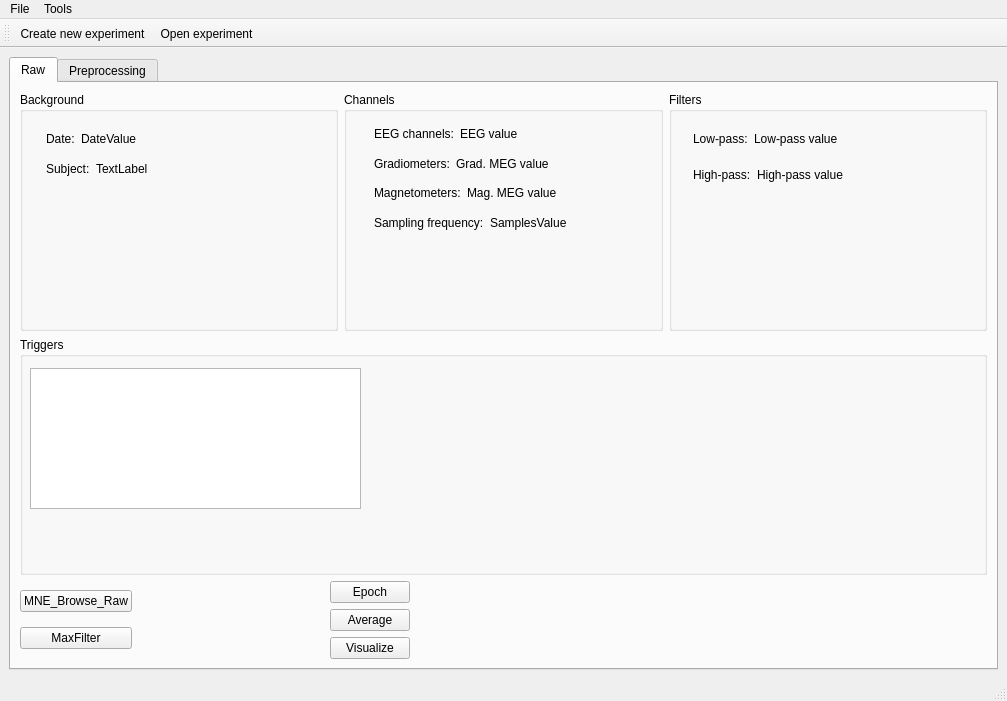
<?xml version="1.0" encoding="UTF-8"?>
<ui version="4.0">
 <class>MainWindow</class>
 <widget class="QMainWindow" name="MainWindow">
  <property name="geometry">
   <rect>
    <x>0</x>
    <y>0</y>
    <width>1007</width>
    <height>701</height>
   </rect>
  </property>
  <property name="sizePolicy">
   <sizepolicy hsizetype="Expanding" vsizetype="Expanding">
    <horstretch>0</horstretch>
    <verstretch>0</verstretch>
   </sizepolicy>
  </property>
  <property name="windowTitle">
   <string>MainWindow</string>
  </property>
  <widget class="QWidget" name="centralwidget">
   <layout class="QHBoxLayout" name="horizontalLayout_2">
    <item>
     <layout class="QVBoxLayout" name="verticalLayout_3">
      <item>
       <widget class="QTabWidget" name="tabWidget">
        <property name="currentIndex">
         <number>0</number>
        </property>
        <widget class="QWidget" name="tabRaw">
         <attribute name="title">
          <string>Raw</string>
         </attribute>
         <layout class="QGridLayout" name="gridLayout">
          <item row="0" column="0">
           <layout class="QVBoxLayout" name="verticalLayout_4">
            <item>
             <layout class="QHBoxLayout" name="horizontalLayout_3">
              <item>
               <widget class="QGroupBox" name="metaBox">
                <property name="title">
                 <string>Background</string>
                </property>
                <widget class="QWidget" name="layoutWidget_2">
                 <property name="geometry">
                  <rect>
                   <x>26</x>
                   <y>35</y>
                   <width>221</width>
                   <height>54</height>
                  </rect>
                 </property>
                 <layout class="QVBoxLayout" name="verticalLayout_6">
                  <item>
                   <layout class="QGridLayout" name="gridLayout_5">
                    <item row="0" column="0">
                     <widget class="QLabel" name="labelDate">
                      <property name="text">
                       <string>Date:</string>
                      </property>
                     </widget>
                    </item>
                    <item row="0" column="1">
                     <widget class="QLabel" name="labelDateValue">
                      <property name="sizePolicy">
                       <sizepolicy hsizetype="Expanding" vsizetype="Preferred">
                        <horstretch>0</horstretch>
                        <verstretch>0</verstretch>
                       </sizepolicy>
                      </property>
                      <property name="text">
                       <string>DateValue</string>
                      </property>
                     </widget>
                    </item>
                   </layout>
                  </item>
                  <item>
                   <layout class="QHBoxLayout" name="horizontalLayout">
                    <item>
                     <widget class="QLabel" name="labelSubject">
                      <property name="text">
                       <string>Subject:</string>
                      </property>
                     </widget>
                    </item>
                    <item>
                     <widget class="QLabel" name="labelSubjectValue">
                      <property name="sizePolicy">
                       <sizepolicy hsizetype="Expanding" vsizetype="Preferred">
                        <horstretch>0</horstretch>
                        <verstretch>0</verstretch>
                       </sizepolicy>
                      </property>
                      <property name="text">
                       <string>TextLabel</string>
                      </property>
                     </widget>
                    </item>
                   </layout>
                  </item>
                 </layout>
                </widget>
               </widget>
              </item>
              <item>
               <widget class="QGroupBox" name="channelsBox">
                <property name="title">
                 <string>Channels</string>
                </property>
                <widget class="QWidget" name="layoutWidget_7">
                 <property name="geometry">
                  <rect>
                   <x>30</x>
                   <y>30</y>
                   <width>251</width>
                   <height>112</height>
                  </rect>
                 </property>
                 <layout class="QVBoxLayout" name="verticalLayout_8">
                  <item>
                   <layout class="QHBoxLayout" name="horizontalLayout_6">
                    <item>
                     <widget class="QLabel" name="labelEEG">
                      <property name="text">
                       <string>EEG channels:</string>
                      </property>
                     </widget>
                    </item>
                    <item>
                     <widget class="QLabel" name="labelEEGValue">
                      <property name="sizePolicy">
                       <sizepolicy hsizetype="Expanding" vsizetype="Preferred">
                        <horstretch>0</horstretch>
                        <verstretch>0</verstretch>
                       </sizepolicy>
                      </property>
                      <property name="text">
                       <string>EEG value</string>
                      </property>
                     </widget>
                    </item>
                   </layout>
                  </item>
                  <item>
                   <layout class="QHBoxLayout" name="horizontalLayout_7">
                    <item>
                     <widget class="QLabel" name="labelGradMEG">
                      <property name="text">
                       <string>Gradiometers:</string>
                      </property>
                     </widget>
                    </item>
                    <item>
                     <widget class="QLabel" name="labelGradMEGValue">
                      <property name="sizePolicy">
                       <sizepolicy hsizetype="Expanding" vsizetype="Preferred">
                        <horstretch>0</horstretch>
                        <verstretch>0</verstretch>
                       </sizepolicy>
                      </property>
                      <property name="text">
                       <string>Grad. MEG value</string>
                      </property>
                     </widget>
                    </item>
                   </layout>
                  </item>
                  <item>
                   <layout class="QHBoxLayout" name="horizontalLayout_8">
                    <item>
                     <widget class="QLabel" name="labelMagMEG">
                      <property name="text">
                       <string>Magnetometers:</string>
                      </property>
                     </widget>
                    </item>
                    <item>
                     <widget class="QLabel" name="labelMagMEGValue">
                      <property name="sizePolicy">
                       <sizepolicy hsizetype="Expanding" vsizetype="Preferred">
                        <horstretch>0</horstretch>
                        <verstretch>0</verstretch>
                       </sizepolicy>
                      </property>
                      <property name="text">
                       <string>Mag. MEG value</string>
                      </property>
                     </widget>
                    </item>
                   </layout>
                  </item>
                  <item>
                   <layout class="QHBoxLayout" name="horizontalLayout_9">
                    <item>
                     <widget class="QLabel" name="labelSamples">
                      <property name="text">
                       <string>Sampling frequency:</string>
                      </property>
                     </widget>
                    </item>
                    <item>
                     <widget class="QLabel" name="labelSamplesValue">
                      <property name="sizePolicy">
                       <sizepolicy hsizetype="Expanding" vsizetype="Preferred">
                        <horstretch>0</horstretch>
                        <verstretch>0</verstretch>
                       </sizepolicy>
                      </property>
                      <property name="text">
                       <string>SamplesValue</string>
                      </property>
                     </widget>
                    </item>
                   </layout>
                  </item>
                 </layout>
                </widget>
               </widget>
              </item>
              <item>
               <widget class="QGroupBox" name="filtersBox">
                <property name="title">
                 <string>Filters</string>
                </property>
                <widget class="QWidget" name="layoutWidget_6">
                 <property name="geometry">
                  <rect>
                   <x>24</x>
                   <y>32</y>
                   <width>221</width>
                   <height>65</height>
                  </rect>
                 </property>
                 <layout class="QVBoxLayout" name="verticalLayout_7">
                  <item>
                   <layout class="QHBoxLayout" name="horizontalLayout_4">
                    <item>
                     <widget class="QLabel" name="labelLow">
                      <property name="lineWidth">
                       <number>1</number>
                      </property>
                      <property name="text">
                       <string>Low-pass:</string>
                      </property>
                      <property name="scaledContents">
                       <bool>true</bool>
                      </property>
                     </widget>
                    </item>
                    <item>
                     <widget class="QLabel" name="labelLowValue">
                      <property name="sizePolicy">
                       <sizepolicy hsizetype="Expanding" vsizetype="Preferred">
                        <horstretch>0</horstretch>
                        <verstretch>0</verstretch>
                       </sizepolicy>
                      </property>
                      <property name="text">
                       <string>Low-pass value</string>
                      </property>
                     </widget>
                    </item>
                   </layout>
                  </item>
                  <item>
                   <layout class="QHBoxLayout" name="horizontalLayout_5">
                    <item>
                     <widget class="QLabel" name="labelHigh">
                      <property name="text">
                       <string>High-pass:</string>
                      </property>
                     </widget>
                    </item>
                    <item>
                     <widget class="QLabel" name="labelHighValue">
                      <property name="sizePolicy">
                       <sizepolicy hsizetype="Expanding" vsizetype="Preferred">
                        <horstretch>0</horstretch>
                        <verstretch>0</verstretch>
                       </sizepolicy>
                      </property>
                      <property name="text">
                       <string>High-pass value</string>
                      </property>
                     </widget>
                    </item>
                   </layout>
                  </item>
                 </layout>
                </widget>
               </widget>
              </item>
             </layout>
            </item>
            <item>
             <widget class="QGroupBox" name="triggersBox">
              <property name="title">
               <string>Triggers</string>
              </property>
              <widget class="QTableView" name="triggerTable">
               <property name="geometry">
                <rect>
                 <x>10</x>
                 <y>31</y>
                 <width>331</width>
                 <height>141</height>
                </rect>
               </property>
              </widget>
             </widget>
            </item>
            <item>
             <layout class="QHBoxLayout" name="horizontalLayout_11">
              <item>
               <layout class="QVBoxLayout" name="verticalLayout">
                <item>
                 <widget class="QPushButton" name="pushButtonMNE_Browse_Raw">
                  <property name="text">
                   <string>MNE_Browse_Raw</string>
                  </property>
                 </widget>
                </item>
                <item>
                 <widget class="QPushButton" name="pushButtonMaxFilter">
                  <property name="text">
                   <string>MaxFilter</string>
                  </property>
                 </widget>
                </item>
               </layout>
              </item>
              <item>
               <spacer name="horizontalSpacer">
                <property name="orientation">
                 <enum>Qt::Horizontal</enum>
                </property>
                <property name="sizeHint" stdset="0">
                 <size>
                  <width>40</width>
                  <height>20</height>
                 </size>
                </property>
               </spacer>
              </item>
              <item>
               <layout class="QVBoxLayout" name="verticalLayout_2">
                <item>
                 <widget class="QPushButton" name="pushButtonEpoch">
                  <property name="text">
                   <string>Epoch</string>
                  </property>
                 </widget>
                </item>
                <item>
                 <widget class="QPushButton" name="pushButtonAverage">
                  <property name="text">
                   <string>Average</string>
                  </property>
                 </widget>
                </item>
                <item>
                 <widget class="QPushButton" name="pushButtonVisualize">
                  <property name="text">
                   <string>Visualize</string>
                  </property>
                 </widget>
                </item>
               </layout>
              </item>
              <item>
               <spacer name="horizontalSpacer_4">
                <property name="orientation">
                 <enum>Qt::Horizontal</enum>
                </property>
                <property name="sizeHint" stdset="0">
                 <size>
                  <width>40</width>
                  <height>20</height>
                 </size>
                </property>
               </spacer>
              </item>
              <item>
               <spacer name="horizontalSpacer_3">
                <property name="orientation">
                 <enum>Qt::Horizontal</enum>
                </property>
                <property name="sizeHint" stdset="0">
                 <size>
                  <width>40</width>
                  <height>20</height>
                 </size>
                </property>
               </spacer>
              </item>
              <item>
               <spacer name="horizontalSpacer_2">
                <property name="orientation">
                 <enum>Qt::Horizontal</enum>
                </property>
                <property name="sizeHint" stdset="0">
                 <size>
                  <width>40</width>
                  <height>20</height>
                 </size>
                </property>
               </spacer>
              </item>
             </layout>
            </item>
           </layout>
          </item>
         </layout>
        </widget>
        <widget class="QWidget" name="tabPreprocessing">
         <attribute name="title">
          <string>Preprocessing</string>
         </attribute>
        </widget>
       </widget>
      </item>
     </layout>
    </item>
   </layout>
  </widget>
  <widget class="QMenuBar" name="menubar">
   <property name="geometry">
    <rect>
     <x>0</x>
     <y>0</y>
     <width>1007</width>
     <height>29</height>
    </rect>
   </property>
   <property name="defaultUp">
    <bool>false</bool>
   </property>
   <widget class="QMenu" name="menuFile">
    <property name="title">
     <string>File</string>
    </property>
    <addaction name="actionCreate_experiment"/>
    <addaction name="actionOpen_experiment"/>
   </widget>
   <widget class="QMenu" name="menuTools">
    <property name="title">
     <string>Tools</string>
    </property>
    <addaction name="actionPreferences"/>
   </widget>
   <addaction name="menuFile"/>
   <addaction name="menuTools"/>
  </widget>
  <widget class="QStatusBar" name="statusbar"/>
  <widget class="QToolBar" name="toolBar">
   <property name="windowTitle">
    <string>toolBar</string>
   </property>
   <attribute name="toolBarArea">
    <enum>TopToolBarArea</enum>
   </attribute>
   <attribute name="toolBarBreak">
    <bool>false</bool>
   </attribute>
   <addaction name="actionCreate_experiment"/>
   <addaction name="actionOpen_experiment"/>
  </widget>
  <action name="actionCreate_experiment">
   <property name="text">
    <string>Create new experiment...</string>
   </property>
  </action>
  <action name="actionOpen_experiment">
   <property name="text">
    <string>Open experiment...</string>
   </property>
  </action>
  <action name="actionPreferences">
   <property name="text">
    <string>Preferences</string>
   </property>
  </action>
 </widget>
 <resources/>
 <connections/>
</ui>
